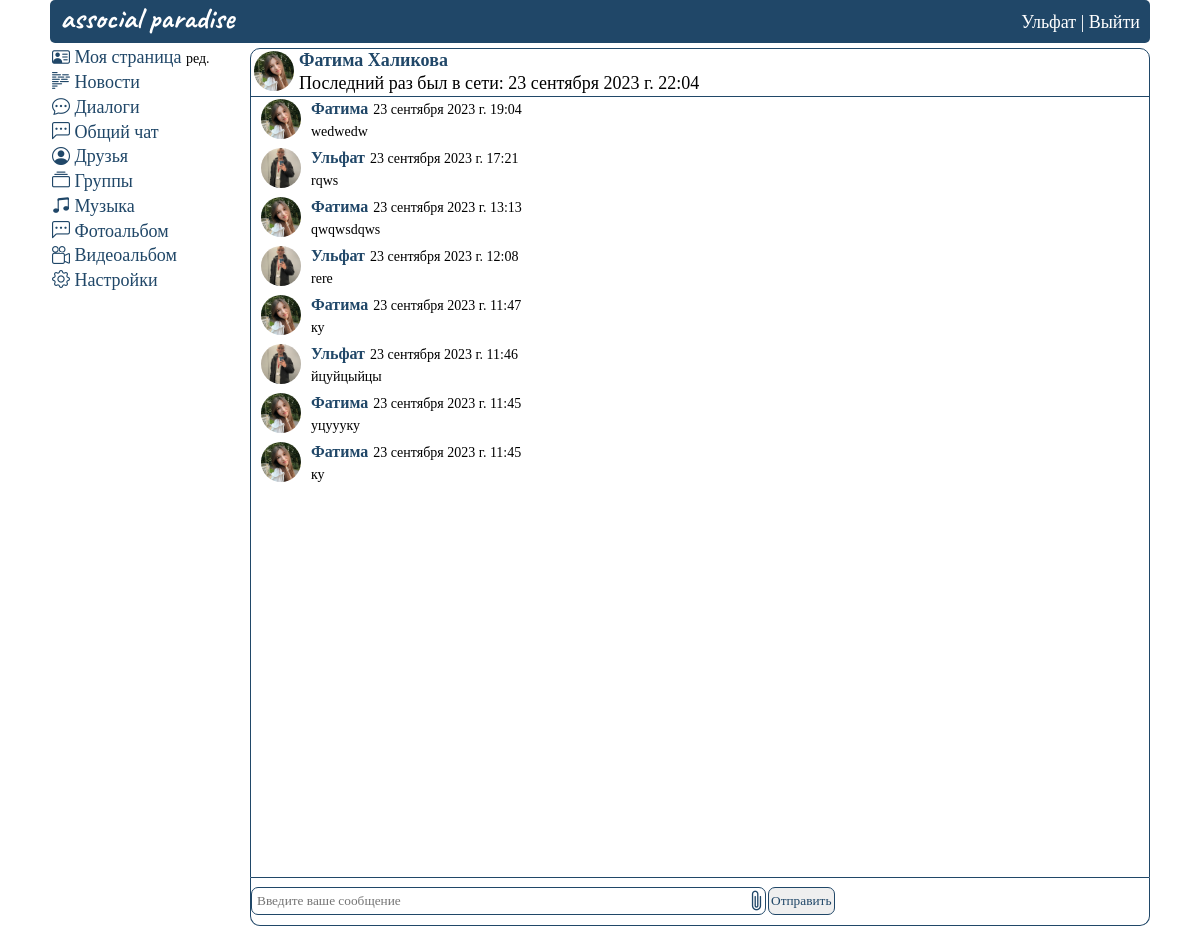
The app's page /dialogues/send3 (signed in), older data.
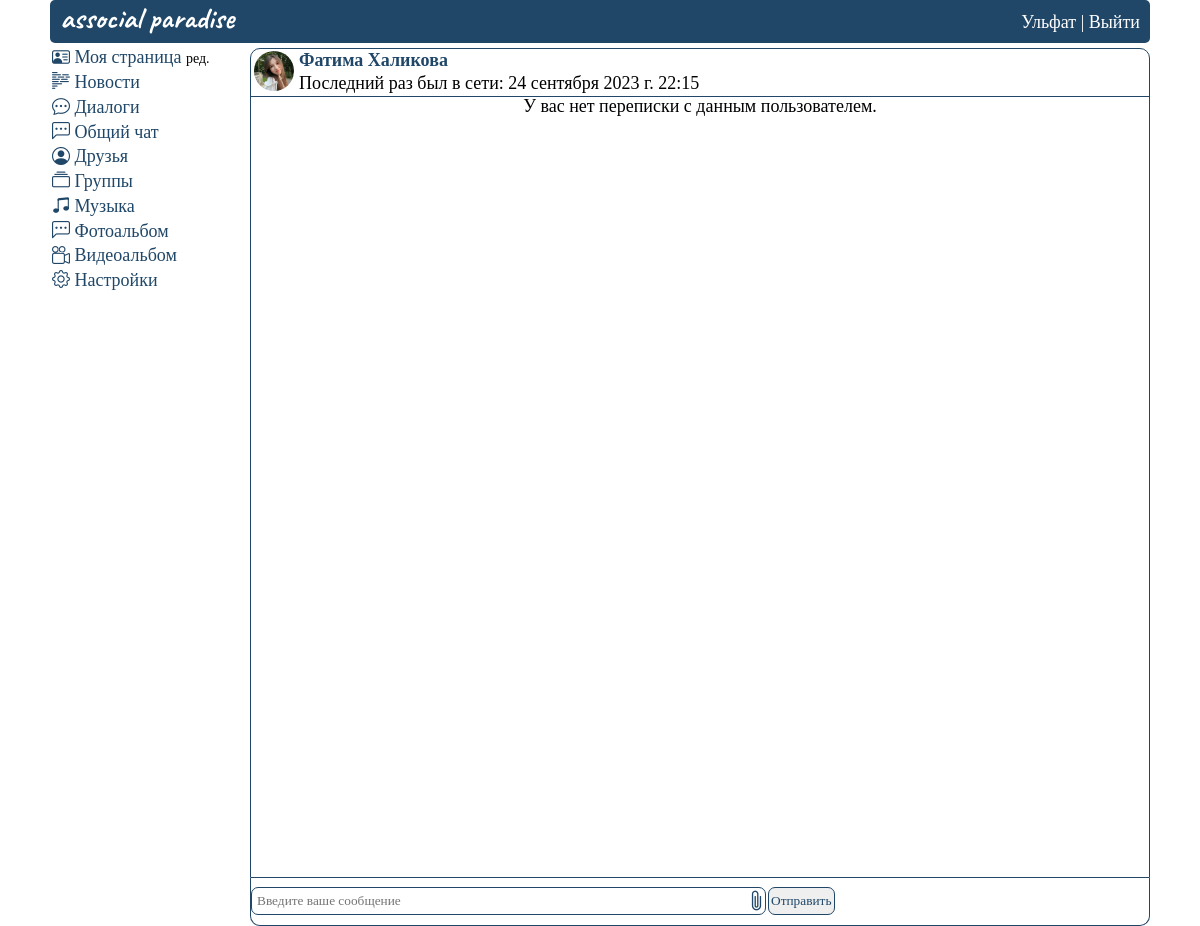
The same page, newer data.
### mysite/models.py (models this page shows, shortened)
class UserProfile(models.Model):
    ciggar_choices = [
        ('p', 'Положительное'),
        ('n', 'Отрицательное'),
    ]
    alco_choices = [
        ('p', 'Положительное'),
        ('n', 'Отрицательное'),
    ]
    gender_choices = [
        ('m', 'Мужской'),
        ('w', 'Женский'),
    ]
    religion_choices = [
        ('chr', 'Христианство'),
        ('isl', 'Ислам'),
        ('ind', 'Индуизм'),
        ('bdm', 'Буддизм'),
        ('iud', 'Иудаизм'),
        ('atm', 'Атеизм'),
    ]
    user = models.OneToOneField(User, on_delete=models.CASCADE)
    avatar = models.ImageField(
        upload_to="mysite/static/images/personal_photos/", blank=True, verbose_name='Аватарка',
        default='mysite/static/images/icons/none_avatar.png')
    first_name = models.CharField(max_length=20, blank=True, null=True, verbose_name='Имя')
    last_name = models.CharField(max_length=20, blank=True, null=True, verbose_name='Фамилия')
    birthdate = models.DateField(blank=True, null=True, verbose_name='Дата рождения')
    gender = models.CharField(max_length=1, blank=True, null=True, choices=gender_choices, verbose_name='Пол')
    hometown = models.CharField(max_length=30, blank=True, null=True, verbose_name='Родной город')
    fav_music = models.CharField(max_length=30, blank=True, null=True, verbose_name='Любимая музыка')
    fav_movies = models.CharField(max_length=30, blank=True, null=True, verbose_name='Любимые фильмы')
    fav_quotes = models.CharField(max_length=30, blank=True, null=True, verbose_name='Любимые цитаты')
    ciggar = models.CharField(max_length=1, blank=True, null=True, choices=ciggar_choices,
                              verbose_name='Отношение к курению')
    alco = models.CharField(max_length=1, blank=True, null=True, choices=alco_choices,
                            verbose_name='Отношение к алкоголю')
    religion = models.CharField(max_length=3, blank=True, null=True, choices=religion_choices, verbose_name='Религия')
    about = models.TextField(max_length=500, blank=True, null=True, verbose_name='О себе')
    plink = models.CharField(max_length=10, blank=True, null=True, verbose_name='Короткая ссылка')
    telegram = models.CharField(max_length=30, blank=True, null=True, verbose_name='Telegram')
    instagram = models.CharField(max_length=30, blank=True, null=True, verbose_name='Instagram')
    email = models.EmailField(max_length=30, blank=True, null=True, verbose_name='Почта')
    phone = models.CharField(max_length=12, blank=True, null=True, verbose_name='Телефон')
    class Meta:
        verbose_name_plural = 'Информация о пользователях'

class Dialogs(models.Model):
    user_sender = models.ForeignKey(User, on_delete=models.CASCADE)
    user_recipient_id = models.TextField(max_length=1000, blank=True, null=True)
    private_message = models.TextField(max_length=1000, blank=True, null=True)
    was_read = models.BooleanField(blank=True, null=True, default=False)
    private_img = models.ImageField(
        upload_to="mysite/static/images/dialog_photos/", blank=True)
    time_create = models.DateTimeField(auto_now_add=True)
    time_update = models.DateTimeField(auto_now=True)
    class Meta:
        verbose_name_plural = 'Состав диалога'

### mysite/views.py (the view, shortened to what this page needs)
# urls.py: path('dialogues/send<int:pk>', viewDialogues, name='viewDialogues'),
@login_required(login_url='home')
def viewDialogues(request, pk):
    clean_id = re.findall(r'\d+', request.path)  # Получение id пользователя
    userid = getAuthUser(request)
    personal_data = getUser(userid)
    form = DialogsForm()
    allDialogues = getAllMessages(userid)
    unread_messages = calculation_unread(allDialogues, userid)
    dialogues = Dialogs.objects.raw(
        f'select * from mysite_dialogs di join mysite_userprofile up on di.user_sender_id = up.user_id where di.user_sender_id = {clean_id[0]} and di.user_recipient_id = {userid} or di.user_sender_id = {userid} and di.user_recipient_id = {clean_id[0]} order by di.time_create desc')
    user_info = UserProfile.objects.raw(
        f'select * from mysite_userprofile up join auth_user au on au.id = up.user_id where up.user_id = {clean_id[0]}')
    try:
        dialogObj = HaveDialog.objects.get(user_sender_id=clean_id[0], user_recipient_id=userid,
                                           last_sender=clean_id[0])
        dialogObj.status_message = 1
        if dialogObj:
            dialogObj2 = HaveDialog.objects.get(user_sender_id=userid, user_recipient_id=clean_id[0],
                                                last_sender=clean_id[0])
            dialogObj2.status_message = 1
            dialogObj2.save()
        dialogObj.save()
    except:
        pass
    data = {
        'allDialogues': allDialogues,
        'unread_messages': unread_messages,
        'userid': userid,
        'dialogues': dialogues,
        'form': form,
        'user_info': user_info,
        'personal_data': personal_data
    }
    return render(request, 'viewDialogues.html', data)

### mysite/forms.py
class DialogsForm(ModelForm):
    class Meta:
        model = Dialogs
        fields = ['private_message', 'private_img']
        widgets = {
            "private_message": TextInput(attrs={
                'placeholder': 'Введите ваше сообщение',
                'autofocus': True,
            }),
            "private_img": FileInput(attrs={
                'style': 'display:none',
            })
        }

### mysite/views.py (called while the page is built)
def getAuthUser(request):
    return request.session.get('is_auth', False)

def getUser(userid):
    return UserProfile.objects.get(user_id=userid)

def calculation_unread(messages, userid):
    msg = 0
    for i in messages:
        if i.status_message == 0 and int(i.last_sender) != userid:
            msg += 1
    return msg

### mysite/templates/viewDialogues.html (shortened to what this page needs)
{%extends 'base.html'%}
{% load static %}
{%block content%}
    <div class="wrapper_users">
    {% include "header.html" %}
    <div class="rows_user">
        <div class="col1_user">
            {% include "menu.html" %}
        </div>
        <div class="col2_user">
            <div class="dialogs__content2">
                <div class="dialogs__items">
                    {% for row in user_info %}
                    <div class="user__info">
                        <div class="user__info__row">
                            <div class="user__name_photo">
                                <a href="{% url 'viewUser' row.id %}"><img src="{% static row.avatar|cut:'mysite/static' %}" class="img"></a>
                            </div>
                            <div class="user__name">
                                <div class="user__first_name">
                                    <a href="{% url 'viewUser' row.id %}">{{ row.first_name }} {{ row.last_name }}</a>
                                </div>
                                <div class="user__time">
                                    {% if row.last_login %}Последний раз был в сети: {{ row.last_login }} {% else %} Данный пользователь еще не появлялся в сети.{% endif %}
                                </div>
                            </div>
                        </div>
                    </div>
                    {% endfor %}
                    {% if dialogues %}
                    {% for item in dialogues %}
                    <div class="dialogs__item">
                        <div class="dialogs__info">
                            <div class="dialogs__image">
                                <a href="{% url 'viewUser' item.user_sender_id %}"><img class="img" src="{% static item.avatar|cut:'mysite/static' %}"></a>
                            </div>
                            <div class="dialogs__sender">
                                <a href="{% url 'viewUser' item.user_sender_id %}" class=''>{{ item.first_name }}</a><span class="dialogs__time">{{ item.time_create }}</span>
                                <div class="dialog__message">
                                    {{ item.private_message }}
                                </div>
                            </div>
                        </div>
                    </div>
                    {% endfor %}
                    {% else %}
                    <div class="none_dialogs">
                        <span>У вас нет переписки с данным пользователем.</span>
                    </div>
                    {% endif %}
                </div>
            </div>
            <div class="dialog_form">
                <form method="post" enctype="multipart/form-data">
                    <div class="flex_obj">
                      <div class="wall_form">
                        {{ form.private_message }}
                      </div>
                        <label for="id_private_img" class='clip_icon bi bi-paperclip' style='font-size: 1.5rem; color: #204768;'></label>
                        <div class="wall_form_button">
                            <button type="submit">Отправить</button>
                        </div>
                </form>
            </div>
        </div>
    </div>
{%endblock%}

Row changes from the older to the newer data that the page shows:
removed Dialogs: first_name "Фатима", time_create "23 сентября 2023 г. 19:04", private_message "wedwedw"
removed Dialogs: first_name "Ульфат", time_create "23 сентября 2023 г. 17:21", private_message "rqws"
removed Dialogs: first_name "Фатима", time_create "23 сентября 2023 г. 13:13", private_message "qwqwsdqws"
removed Dialogs: first_name "Ульфат", time_create "23 сентября 2023 г. 12:08", private_message "rere"
removed Dialogs: first_name "Фатима", time_create "23 сентября 2023 г. 11:47", private_message "ку"
removed Dialogs: first_name "Ульфат", time_create "23 сентября 2023 г. 11:46", private_message "йцуйцыйцы"
removed Dialogs: first_name "Фатима", time_create "23 сентября 2023 г. 11:45", private_message "уцуууку"
removed Dialogs: first_name "Фатима", time_create "23 сентября 2023 г. 11:45", private_message "ку"
changed UserProfile "Фатима": last_login "23 сентября 2023 г. 22:04" → "24 сентября 2023 г. 22:15"
Text that changed along with them:
text now shown: "У вас нет переписки с данным пользователем."
